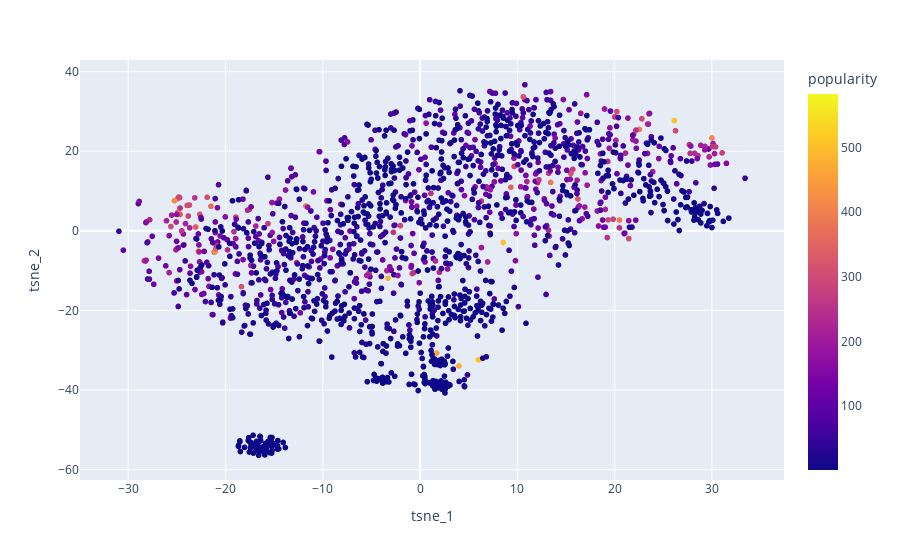

Notebook source saved alongside this figure:
### Code cell
import plotly.express as px

tsne_df = pd.DataFrame(item_tsne, columns=["tsne_1", "tsne_2"])
tsne_df["item_id"] = np.arange(item_tsne.shape[0])
tsne_df = tsne_df.merge(items.reset_index())

px.scatter(tsne_df, x="tsne_1", y="tsne_2",
           color="popularity",
           hover_data=["item_id", "title",
                       "release_year", "popularity"])

### Figure 1 — Plotly figure (JSON) as saved in the notebook; plotly's stock layout.template omitted (floating-point values rounded to 4 significant figures; data arrays with more than 128 entries replaced by an {"elided": "..."} marker saying what was removed)
{"data": [{"customdata": {"elided": "1682x4 mixed values"}, "hovertemplate": "tsne_1=%{x}<br>tsne_2=%{y}<br>item_id=%{customdata[0]}<br>title=%{customdata[1]}<br>release_year=%{customdata[2]}<br>popularity=%{marker.color}<extra></extra>", "legendgroup": "", "marker": {"color": {"elided": "1682 int values"}, "coloraxis": "coloraxis", "symbol": "circle"}, "mode": "markers", "name": "", "showlegend": false, "type": "scattergl", "x": {"elided": "1682 float values"}, "xaxis": "x", "y": {"elided": "1682 float values"}, "yaxis": "y"}], "layout": {"coloraxis": {"colorbar": {"title": {"text": "popularity"}}, "colorscale": [[0, "#0d0887"], [0.1111, "#46039f"], [0.2222, "#7201a8"], [0.3333, "#9c179e"], [0.4444, "#bd3786"], [0.5556, "#d8576b"], [0.6667, "#ed7953"], [0.7778, "#fb9f3a"], [0.8889, "#fdca26"], [1, "#f0f921"]]}, "legend": {"tracegroupgap": 0}, "margin": {"t": 60}, "xaxis": {"anchor": "y", "domain": [0, 1], "title": {"text": "tsne_1"}}, "yaxis": {"anchor": "x", "domain": [0, 1], "title": {"text": "tsne_2"}}}}
